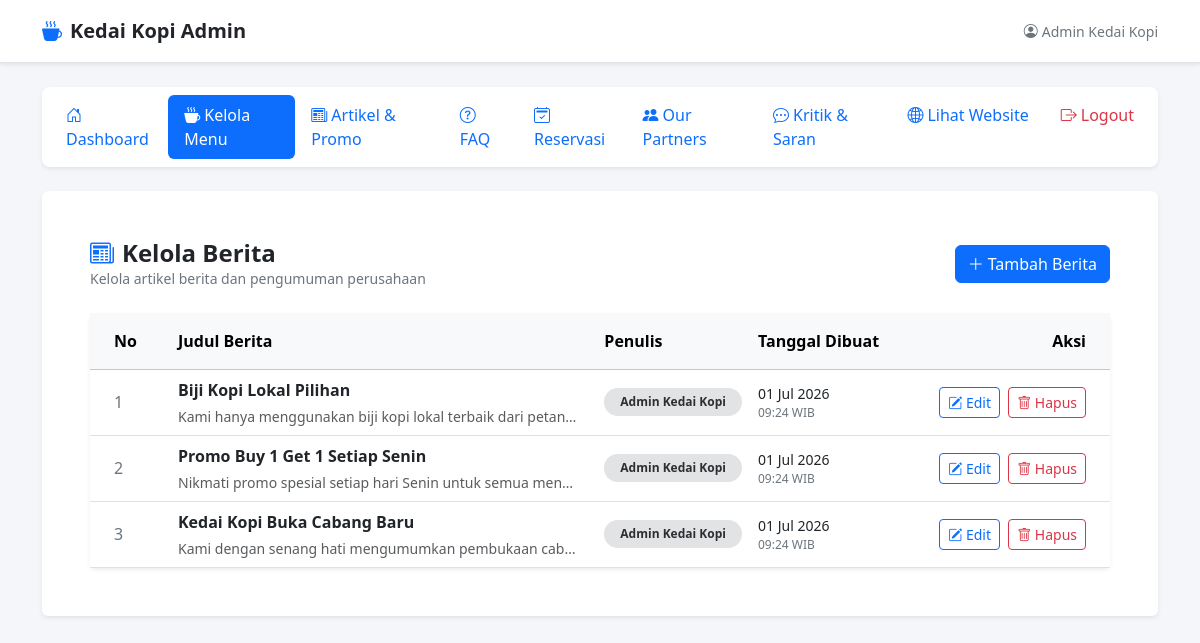
Page /dist/login/dashboard.php?page=menu (signed in) on the earlier database version.
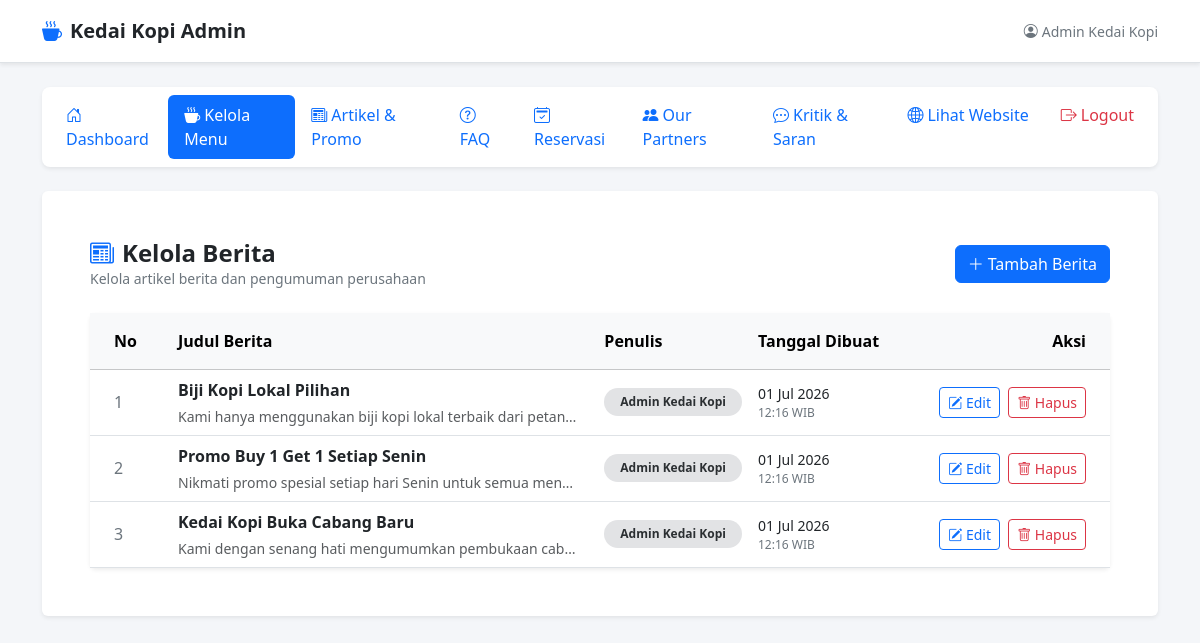
Same page on the later database version.
### tables this page shows
CREATE TABLE `berita` (
  `id` int(11) NOT NULL,
  `judul` varchar(255) NOT NULL,
  `konten` text NOT NULL,
  `penulis` varchar(100) NOT NULL,
  `tanggal_dibuat` datetime DEFAULT current_timestamp(),
  `tanggal_diperbarui` datetime DEFAULT current_timestamp() ON UPDATE current_timestamp()
);

### dist/login/berita/list.php (the view, shortened to what the changed rows need)
<?php
$beritaList = [];
$dbError = '';
$tableExists = true;
$checkTable = $conn->query("SHOW TABLES LIKE 'berita'");
if ($checkTable && $checkTable->num_rows > 0) {
    $result = $conn->query("SELECT * FROM `berita` ORDER BY `id` DESC");
    if ($result) {
        while ($row = $result->fetch_assoc()) {
            $beritaList[] = $row;
        }
    } else {
        $dbError = 'Gagal mengambil data berita: ' . $conn->error;
    }
} else {
    $tableExists = false;
}
?>
<div class="d-flex justify-content-between align-items-center mb-4 flex-wrap gap-2">
    <div>
        <h2 class="h4 mb-0 fw-bold text-dark"><i class="bi bi-newspaper me-2 text-primary"></i>Kelola Berita</h2>
    </div>
</div>
<?php if (!$tableExists): ?>
    <div class="card border-0 shadow-sm p-5 text-center bg-white">
        <div class="display-1 text-warning mb-4">
            <i class="bi bi-exclamation-triangle"></i>
        </div>
        <h3 class="h4 text-dark mb-3">Tabel database tidak ditemukan!</h3>
        <p class="text-secondary mb-4 mx-auto" style="max-width: 500px;">
            Tabel `berita` belum dibuat di dalam database `<?= htmlspecialchars($nama_database) ?>`.
            Silakan klik tombol di bawah untuk menginisialisasi tabel dan data sampel secara otomatis.
        </p>
        <div>
            <a href="dashboard.php?page=setup_db" class="btn btn-warning px-4">
                <i class="bi bi-database-fill-gear me-2"></i>Jalankan Setup Database
            </a>
        </div>
    </div>
<?php elseif ($dbError !== ''): ?>
    <div class="alert alert-danger" role="alert">
        <i class="bi bi-exclamation-octagon-fill me-2"></i><?= htmlspecialchars($dbError) ?>
    </div>
<?php else: ?>
    <div class="card border-0 shadow-sm bg-white">
        <div class="card-body p-0">
            <div class="table-responsive">
                <table class="table table-hover align-middle mb-0" style="min-width: 700px;">
                    <thead class="table-light">
                        <tr>
                            <th scope="col" class="ps-4 py-3" style="width: 80px;">No</th>
                            <th scope="col" class="py-3">Judul Berita</th>
                            <th scope="col" class="py-3" style="width: 150px;">Penulis</th>
                            <th scope="col" class="py-3" style="width: 180px;">Tanggal Dibuat</th>
                            <th scope="col" class="pe-4 py-3 text-end" style="width: 180px;">Aksi</th>
                        </tr>
                    </thead>
                    <tbody>
                        <?php if (count($beritaList) === 0): ?>
                            <tr>
                                <td colspan="5" class="text-center py-5 text-secondary">
                                    <i class="bi bi-folder-x fs-1 d-block mb-2 text-muted"></i>
                                    Belum ada berita yang diterbitkan.
                                </td>
                            </tr>
                        <?php else: ?>
                            <?php $no = 1; foreach ($beritaList as $berita): ?>
                                <tr>
                                    <td class="ps-4 fw-medium text-secondary"><?= $no++ ?></td>
                                    <td>
                                        <div class="fw-bold text-dark mb-1"><?= htmlspecialchars($berita['judul']) ?></div>
                                        <div class="text-muted small text-truncate" style="max-width: 400px;">
                                            <?= htmlspecialchars(strip_tags($berita['konten'])) ?>
                                        </div>
                                    </td>
                                    <td>
                                        <span class="badge bg-secondary-subtle text-secondary-emphasis rounded-pill px-3 py-2 small">
                                            <?= htmlspecialchars($berita['penulis']) ?>
                                        </span>
                                    </td>
                                    <td>
                                        <div class="text-dark small">
                                            <?= date('d M Y', strtotime($berita['tanggal_dibuat'])) ?>
                                        </div>
                                        <div class="text-secondary small" style="font-size: 0.75rem;">
                                            <?= date('H:i', strtotime($berita['tanggal_dibuat'])) ?> WIB
                                        </div>
                                    </td>
                                    <td class="pe-4 text-end">
                                        <a href="dashboard.php?page=berita_edit&id=<?= $berita['id'] ?>" class="btn btn-outline-primary btn-sm me-1" title="Edit">
                                            <i class="bi bi-pencil-square"></i> Edit
                                        </a>
                                        <button
                                            type="button"
                                            class="btn btn-outline-danger btn-sm"
                                            title="Hapus"
                                            data-bs-toggle="modal"
                                            data-bs-target="#deleteModal<?= $berita['id'] ?>"
                                        >
                                            <i class="bi bi-trash"></i> Hapus
                                        </button>
                                    </td>
                                </tr>
                            <?php endforeach; ?>
                        <?php endif; ?>
                    </tbody>
                </table>
            </div>
        </div>
    </div>
<?php endif; ?>

Differences in the rows shown:
changed berita "Biji Kopi Lokal Pilihan": tanggal_dibuat "09:24" → "12:16"
changed berita "Promo Buy 1 Get 1 Setiap Senin": tanggal_dibuat "09:24" → "12:16"
changed berita "Kedai Kopi Buka Cabang Baru": tanggal_dibuat "09:24" → "12:16"
